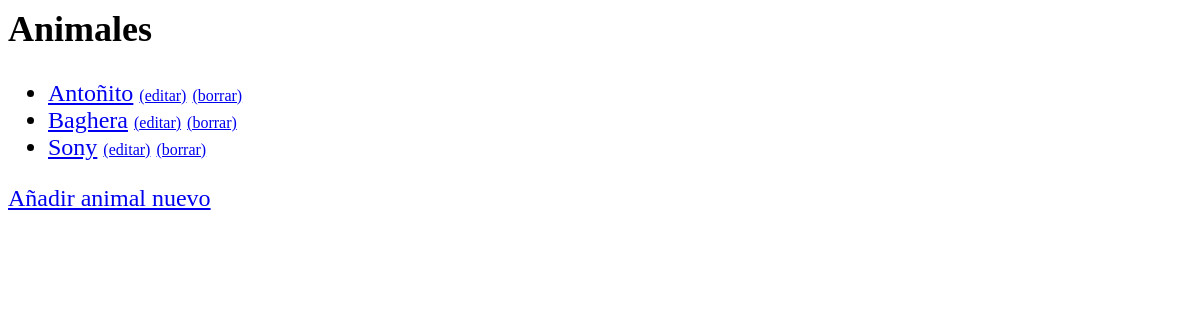
Page /animales/ on the earlier database version.
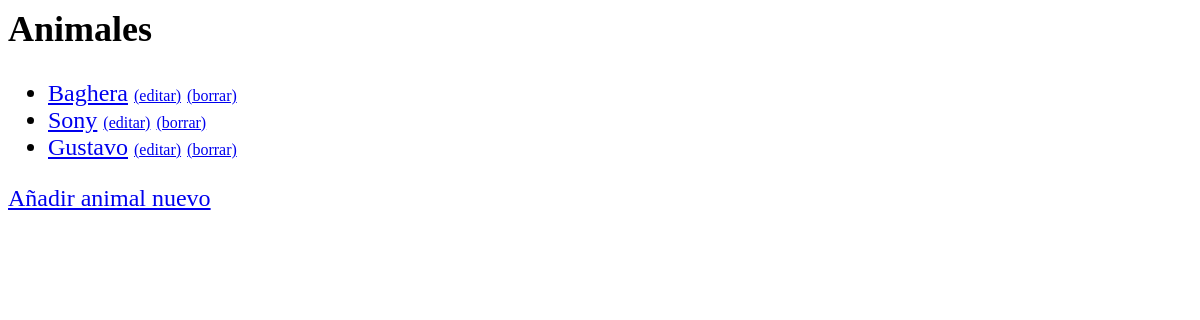
Same page on the later database version.
### AcogeM_app/models.py (models this page shows, shortened)
class Animal(models.Model):
	protectora = models.ForeignKey('Protectora', on_delete=models.CASCADE)
	nom = models.CharField('Nombre', max_length=50)
	descrip = models.TextField('Descripción')
	TIPO_ANIMALES = [
	 	("p", "Perro"),
	 	("g", "Gato"),
	 	("h", "Huron"),
		("c", "Conejo"),
	]
	tipo = models.CharField('Tipo', max_length=1, choices=TIPO_ANIMALES, blank=True, default="p")

### AcogeM_app/views.py (the view)
# urls.py: path('animales/', AnimalListView.as_view(), name='animal-list'),
class AnimalListView(ListView):
  	model = Animal

### AcogeM_app/templates/AcogeM_app/animal_list.html
{% extends "base.html" %}
{% block content %}
    <h2>Animales</h2>
    <ul>
        {% for animal in object_list %}
            <li><a href="{% url 'animal-detail' animal.pk %}">{{ animal.nom }}</a>
            	<a style="font-size: medium;" href="{% url 'animal-update' animal.pk %}">(editar)</a>
            	<a style="font-size: medium;" href="{% url 'animal-delete' animal.pk %}">(borrar)</a>
            </li>
        {% endfor %}
    </ul>
    <p>
    	<a href="{% url 'animal-add' %}">Añadir animal nuevo</a>
    </p>
{% endblock %}

### AcogeM_app/templates/base.html
<body style="font-size: x-large;">
{% block content %}{% endblock %}
</body>

Differences in the rows shown:
removed Animal: nom "Antoñito"
added Animal: nom "Gustavo"
